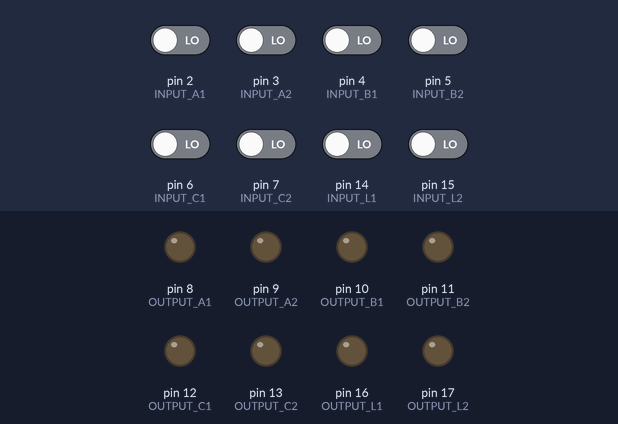
A sketch run on a simulated Arduino Uno, built with avr-gcc and run on an emulated ATmega328P. Parts: output pins drawn as LEDs (lit = HIGH). The inputs (shaded band) are chosen by the test bench; at power-on: pin 2 (INPUT_A1), pin 3 (INPUT_A2), pin 4 (INPUT_B1), pin 5 (INPUT_B2), pin 6 (INPUT_C1), pin 7 (INPUT_C2), pin 14 (INPUT_L1), pin 15 (INPUT_L2) LOW. What the sketch prints to the serial monitor is not drawn.

Above: at 1.2 s.
1.3 s: pin 3 (INPUT_A2) driven HIGH
At 2.5 s:
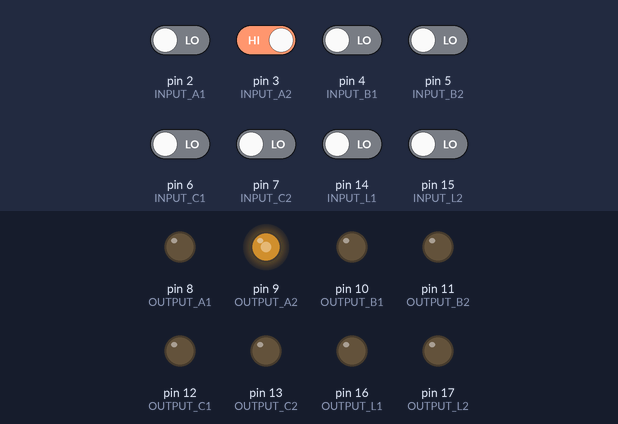
2.8 s: pin 2 (INPUT_A1) driven HIGH
At 3.7 s:
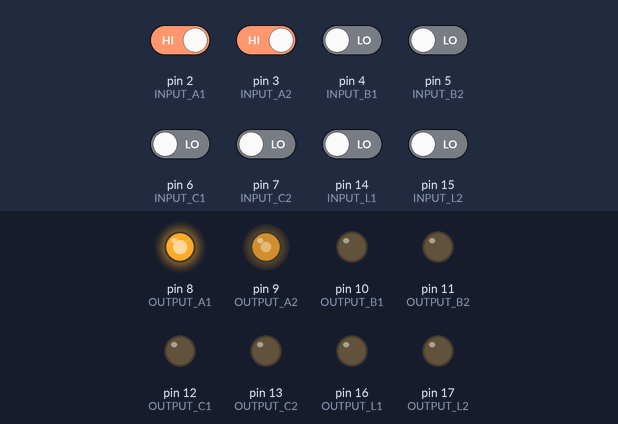
4.3 s: pin 5 (INPUT_B2) driven HIGH
At 4.9 s:
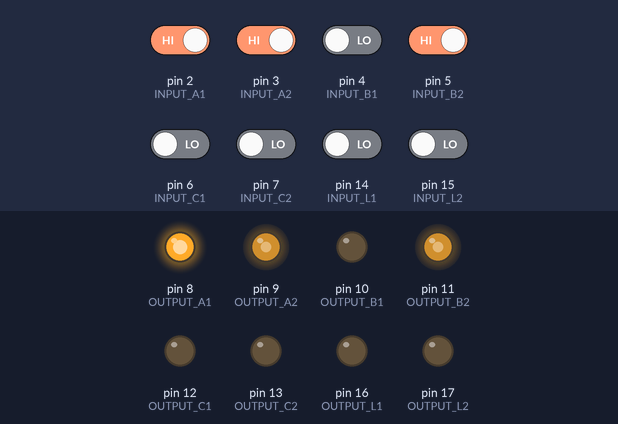
5.8 s: pin 4 (INPUT_B1) driven HIGH
At 7.0 s:
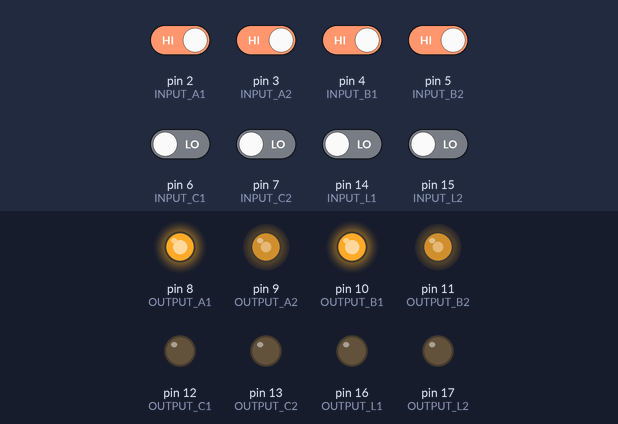
7.3 s: pin 7 (INPUT_C2) driven HIGH
At 8.3 s:
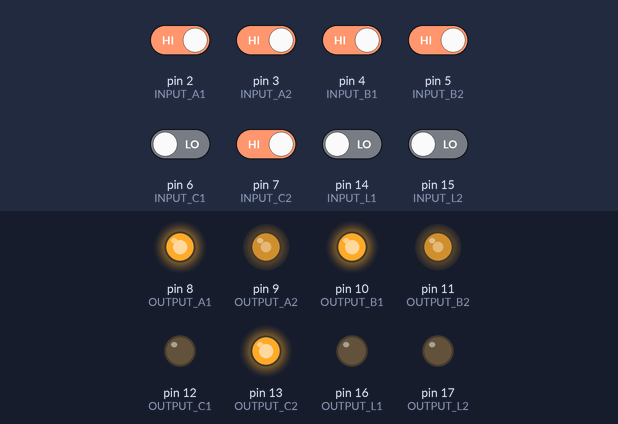
8.8 s: pin 6 (INPUT_C1) driven HIGH
At 9.4 s:
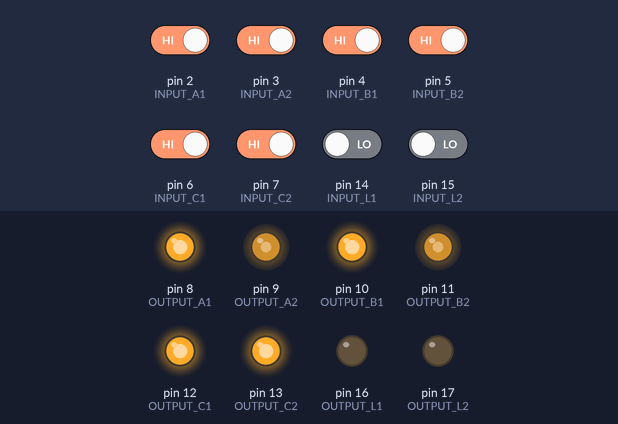
Timing chart, 0 to 11.3 s (numbered marks = the images above; inputs shaded):
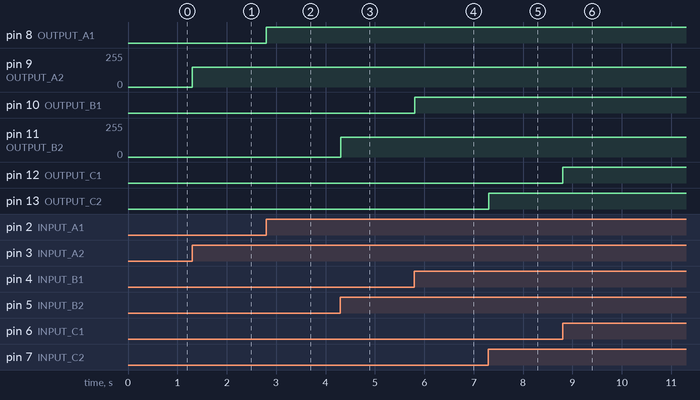

Measured:
- after the input at 1.3 s, pin 9 (OUTPUT_A2): 0/255 → 150/255 at once
- after the input at 2.8 s, pin 8 (OUTPUT_A1): LOW → HIGH at once
- after the input at 4.3 s, pin 11 (OUTPUT_B2): 0/255 → 150/255 at once
- after the input at 5.8 s, pin 10 (OUTPUT_B1): LOW → HIGH at once
- after the input at 7.3 s, pin 13 (OUTPUT_C2): LOW → HIGH at once
- after the input at 8.8 s, pin 12 (OUTPUT_C1): LOW → HIGH at once

The sketch:

sht_avengers.ino
```cpp
// RaspberryPi Tire Inputs
const int INPUT_A1 = 2;
const int INPUT_A2 = 3;
const int INPUT_B1 = 4;
const int INPUT_B2 = 5;
const int INPUT_C1 = 6;
const int INPUT_C2 = 7;
// Lifter Inputs
const int INPUT_L1 = 14;
const int INPUT_L2 = 15;

// Tire MoterDriver Outputs
const int OUTPUT_A1 = 8;
const int OUTPUT_A2 = 9;
const int OUTPUT_B1 = 10;
const int OUTPUT_B2 = 11;
const int OUTPUT_C1 = 12;
const int OUTPUT_C2 = 13;
// Lifter MoterDriver Outputs
const int OUTPUT_L1 = 16;
const int OUTPUT_L2 = 17;

const int PWM_SPEED = 150;
const int STEP = 10;

void setup() {
  Serial.begin(9600);

  pinMode(INPUT_A1, INPUT);
  pinMode(INPUT_A2, INPUT);
  pinMode(INPUT_B1, INPUT);
  pinMode(INPUT_B2, INPUT);
  pinMode(INPUT_C1, INPUT);
  pinMode(INPUT_C2, INPUT);
  pinMode(INPUT_L1, INPUT);
  pinMode(INPUT_L2, INPUT);

  pinMode(OUTPUT_A1, OUTPUT);
  pinMode(OUTPUT_A2, OUTPUT);
  pinMode(OUTPUT_B1, OUTPUT);
  pinMode(OUTPUT_B2, OUTPUT);
  pinMode(OUTPUT_C1, OUTPUT);
  pinMode(OUTPUT_C2, OUTPUT);
  pinMode(OUTPUT_L1, OUTPUT);
  pinMode(OUTPUT_L2, OUTPUT);

  Serial.println("Start...");
}

String readA = "stop";
String readB = "stop";
String readC = "stop";
String readL = "stop";

int speedA = PWM_SPEED;
int speedB = PWM_SPEED;
int speedC = PWM_SPEED;
boolean useStep = false;

void loop() {
  Serial.println("=====");
  useStep = false;

  String newReadA = read("readA", INPUT_A1, INPUT_A2);
  String newReadB = read("readB", INPUT_B1, INPUT_B2);
  String newReadC = read("readC", INPUT_C1, INPUT_C2);
  String newReadL = read("readL", INPUT_L1, INPUT_L2);

  // delay(5);

  if (readA != newReadA) {
    if (newReadA == "stop") {
      if (speedA > STEP) {
        useStep = true;
        speedA = speedA - STEP;
      } else {
        readA = newReadA;
      }
    } else {
      readA = newReadA;
      if (speedA < PWM_SPEED) {
        useStep = true;
        speedA = speedA + PWM_SPEED;
      }
    }
    send(readA, speedA, OUTPUT_A1, OUTPUT_A2, true);
  }

  if (readB != newReadB) {
    if (newReadB == "stop") {
      if (speedB > STEP) {
        useStep = true;
        speedB = speedB - STEP;
      } else {
        readB = newReadB;
      }
    } else {
      readB = newReadB;
      if (speedB < PWM_SPEED) {
        useStep = true;
        speedB = speedB + PWM_SPEED;
      }
    }
    send(readB, speedB, OUTPUT_B1, OUTPUT_B2, true);
  }

  if (readC != newReadC) {
    if (newReadC == "stop") {
      if (speedC > STEP) {
        useStep = true;
        speedC = speedC - STEP;
      } else {
        readC = newReadC;
      }
    } else {
      readC = newReadC;
      if (speedC < PWM_SPEED) {
        useStep = true;
        speedC = speedC + PWM_SPEED;
      }
    }
    send(readC, speedC, OUTPUT_C1, OUTPUT_C2, true);
  }

  if (readL != newReadL) {
    readL = newReadL;
    send(readL, 0, OUTPUT_L1, OUTPUT_L2, false);
  }

  delay(5);
  if (useStep) {
    delay(25);
  }
  // delay(1000);
}

String read(String label, int v1, int v2) {
  bool read1 = digitalRead(v1);
  bool read2 = digitalRead(v2);

  // Serial.println(label + ": " + (String)read1 + ", " + (String)read2);

  String state = "stop";
  if (read2) {
    if (read1) {
      state = "forward";  // 1, 1
    } else {
      state = "reverse";  // 0, 1
    }
  }
  // Serial.println(label + ": " + state);
  return state;
}

void send(String state, int speed, int out1, int out2, bool isPwm) {
  if (state == "forward") {
    // pwm
    if (isPwm) {
      analogWrite(out2, speed);
    } else {
      digitalWrite(out2, HIGH);
    }
    // dir
    digitalWrite(out1, HIGH);
    return;
  }

  if (state == "reverse") {
    // pwm
    if (isPwm) {
      analogWrite(out2, speed);
    } else {
      digitalWrite(out2, HIGH);
    }
    // dir
    digitalWrite(out1, LOW);
    return;
  }

  if (isPwm) {
    analogWrite(out2, 0);
  } else {
    digitalWrite(out2, LOW);
  }
  digitalWrite(out1, LOW);
}
```
